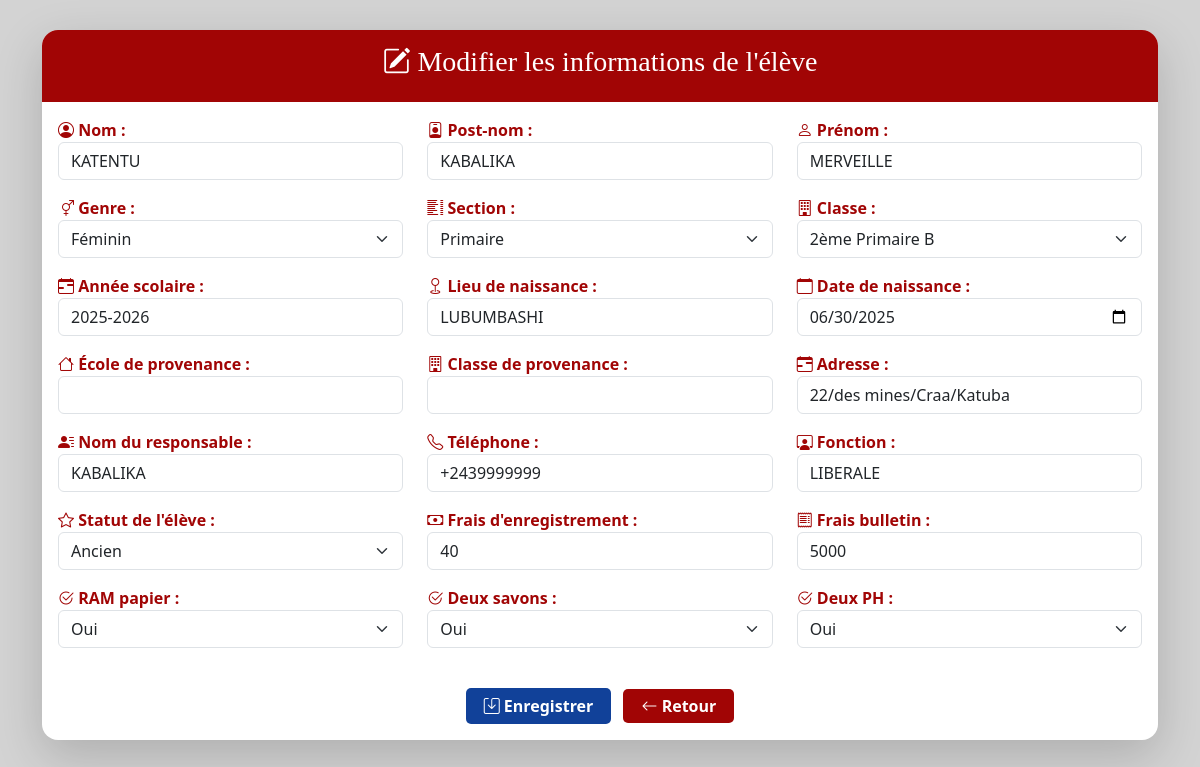
The page /modifier/14 (signed in) on the database as committed earlier.
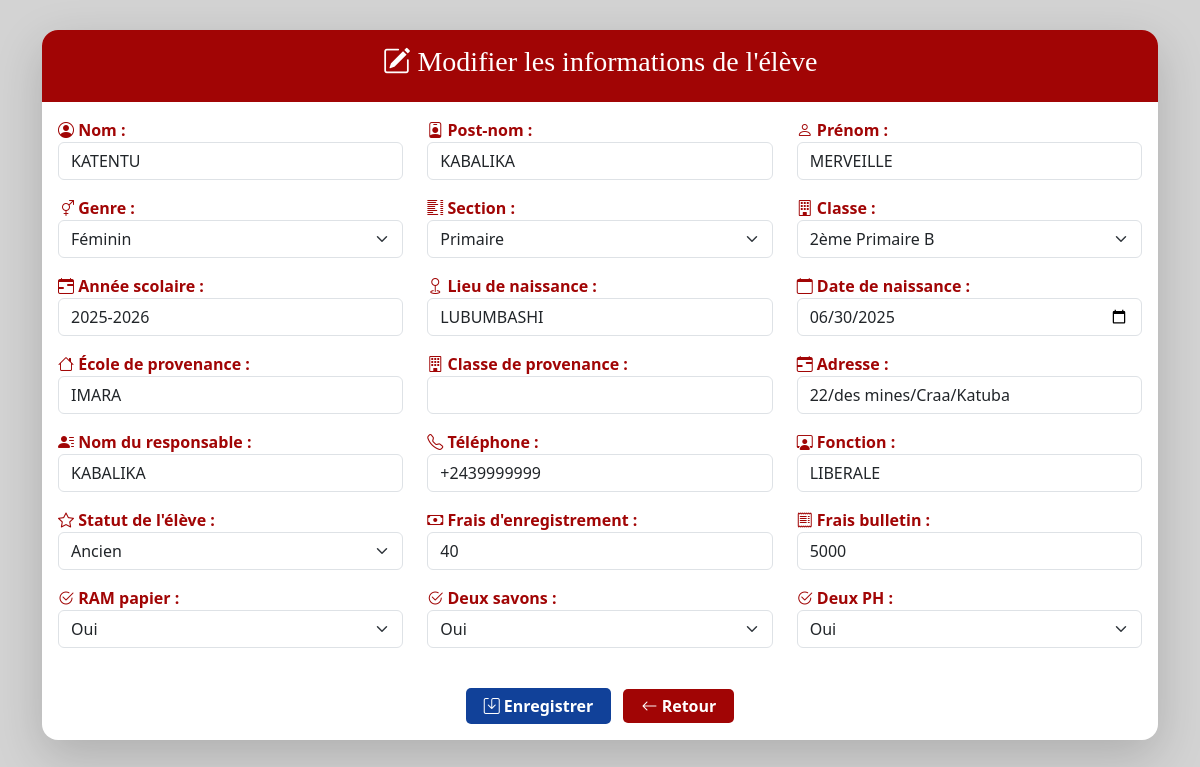
The same page on the database as committed later.
### tables this page shows
CREATE TABLE eleves (id INTEGER PRIMARY KEY AUTOINCREMENT, matricule TEXT, nom TEXT NOT NULL, postnom TEXT NOT NULL, prenom TEXT NOT NULL, genre TEXT NOT NULL, section TEXT NOT NULL, classe TEXT NOT NULL, annee_scolaire TEXT NOT NULL, date_inscription TEXT NOT NULL, lieu_naissance TEXT, date_naissance TEXT, ecole_provenance TEXT, classe_precedente TEXT, responsable TEXT NOT NULL, telephone_responsable TEXT NOT NULL, fonction_responsable TEXT, statut_eleve TEXT, frais_inscription TEXT NOT NULL, ram_papier TEXT, frais_bulletin TEXT, deux_savons TEXT, deux_ph TEXT, fournitures TEXT, adresse TEXT);

### app.py (the view, shortened to what this page needs)
@app.route('/modifier/<int:id>', methods=['GET', 'POST'])
@login_required
def modifier_eleve(id):
    role = session.get('role_utilisateur', '')
    if role == 'lecture':
        flash("Vous n'avez pas les droits pour effectuer cette action.", "danger")
        return redirect(url_for('liste_eleves'))  # Ou vers une page où il peut juste consulter
    conn = sqlite3.connect('ecole.db')
    cursor = conn.cursor()
    cursor.execute("SELECT section FROM eleves WHERE id = ?", (id,))
    resultat = cursor.fetchone()
    if not resultat:
        flash("Élève introuvable", "danger")
        return redirect(url_for('liste_eleves'))
    section_eleve = resultat[0]
    role_utilisateur = session.get('role_utilisateur')
    if role_utilisateur != 'full' and role_utilisateur.lower() != section_eleve.lower():
        flash("Vous n'avez pas l'autorisation de modifier cet élève.", "danger")
        return redirect(url_for('liste_eleves'))
    cursor.execute("SELECT * FROM eleves WHERE id = ?", (id,))
    eleve = cursor.fetchone()
    conn.close()
    if eleve is None:
        return "Élève introuvable.", 404
    return render_template('modifier.html', eleve=eleve)

### app.py (called while the page is built)
def login_required(f):
    @wraps(f)
    def decorated_function(*args, **kwargs):
        if not session.get('connecte'):
            flash("Vous devez être connecté pour accéder à cette page.", "warning")
            return redirect(url_for('connexion'))
        return f(*args, **kwargs)
    return decorated_function

### templates/modifier.html (shortened to what this page needs)
<!DOCTYPE html>
<html lang="fr">
<head>
  <link href="https://cdn.jsdelivr.net/npm/bootstrap@5.3.2/dist/css/bootstrap.min.css" rel="stylesheet">
  <link href="https://cdn.jsdelivr.net/npm/bootstrap-icons@1.10.5/font/bootstrap-icons.css" rel="stylesheet">
</head>
<body>
<div class="container">
  <div class="card shadow-lg rounded-4">
    <div id="titre_modification" style="font-weight:bold !important;">
      <h3><i class="bi bi-pencil-square"></i> Modifier les informations de l'élève</h3>
    </div>
    <div class="card-body">
      <form method="POST" action="{{ url_for('modifier_eleve', id=eleve[0]) }}">
        <div class="row mb-3">
          <div class="col-md-4"><label><i class="bi bi-person-circle"></i> Nom :</label><input name="nom" class="form-control" value="{{ eleve[2] }}" required></div>
          <div class="col-md-4"><label><i class="bi bi-person-badge"></i> Post-nom :</label><input name="postnom" class="form-control" value="{{ eleve[3] }}" required></div>
          <div class="col-md-4"><label><i class="bi bi-person"></i> Prénom :</label><input name="prenom" class="form-control" value="{{ eleve[4] }}" required></div>
        </div>
        <div class="row mb-3">
          <div class="col-md-4">
            <label><i class="bi bi-gender-ambiguous"></i> Genre :</label>
            <select name="genre" class="form-select" required>
              <option value="Féminin" {% if eleve[5] == "Féminin" %}selected{% endif %}>Féminin</option>
            </select>
          </div>
          <div class="col-md-4">
            <label><i class="bi bi-list-columns"></i> Section :</label>
            <select name="section" id="section" class="form-select" required>
              <option value="Primaire" {% if eleve[6] == "Primaire" %}selected{% endif %}>Primaire</option>
            </select>
          </div>
          <div class="col-md-4">
            <label><i class="bi bi-building"></i> Classe :</label>
            <select name="classe" id="classe" class="form-select" required>
              <option value="{{ eleve[7] }}" selected>{{ eleve[7] }}</option>
            </select>
          </div>
        </div>
        <div class="row mb-3">
          <div class="col-md-4"><label><i class="bi bi-calendar-range"></i> Année scolaire :</label><input name="annee_scolaire" class="form-control" value="{{ eleve[8] }}"></div>
          <div class="col-md-4"><label><i class="bi bi-geo"></i> Lieu de naissance :</label><input name="lieu_naissance" class="form-control" value="{{ eleve[10] }}"></div>
          <div class="col-md-4"><label><i class="bi bi-calendar"></i> Date de naissance :</label><input type="date" name="date_naissance" class="form-control" value="{{ eleve[11] }}"></div>
        </div>
        <div class="row mb-3">
          <div class="col-md-4"><label><i class="bi bi-house"></i> École de provenance :</label><input name="ecole_provenance" class="form-control" value="{{ eleve[12] }}"></div>
          <div class="col-md-4"><label><i class="bi bi-building"></i> Classe de provenance :</label><input name="classe_precedente" class="form-control" value="{{ eleve[13] }}"></div>
          <div class="col-md-4"><label><i class="bi bi-calendar-range"></i> Adresse :</label><input name="adresse" class="form-control" value="{{ eleve[24] }}"></div>
        </div>
        <div class="row mb-3">
          <div class="col-md-4"><label><i class="bi bi-person-lines-fill"></i> Nom du responsable :</label><input name="responsable" class="form-control" value="{{ eleve[14] }}" required></div>
          <div class="col-md-4"><label><i class="bi bi-telephone"></i> Téléphone :</label><input name="telephone_responsable" class="form-control" value="{{ eleve[15] }}" required></div>
          <div class="col-md-4"><label><i class="bi bi-person-workspace"></i> Fonction :</label><input name="fonction_responsable" class="form-control" value="{{ eleve[16] }}"></div>
        </div>
        <div class="row mb-3">
          <div class="col-md-4">
            <label><i class="bi bi-star"></i> Statut de l'élève :</label>
            <select name="statut_eleve" id="statut_eleve" class="form-select" required>
              <option value="Ancien" {% if eleve[17] == "Ancien" %}selected{% endif %}>Ancien</option>
            </select>
          </div>
          <div class="col-md-4"><label><i class="bi bi-cash"></i> Frais d'enregistrement :</label><input name="frais_inscription" id="frais_inscription" class="form-control" value="{{ eleve[18] }}"></div>
          <div class="col-md-4"><label><i class="bi bi-receipt"></i> Frais bulletin :</label><input name="frais_bulletin" class="form-control" value="{{ eleve[20] }}"></div>
        </div>
        <div class="row mb-3">
          <div class="col-md-4">
            <label><i class="bi bi-check2-circle"></i> RAM papier :</label>
            <select name="ram_papier" class="form-select">
              <option value="Oui" {% if eleve[19] == "Oui" %}selected{% endif %}>Oui</option>
            </select>
          </div>
          <div class="col-md-4">
            <label><i class="bi bi-check2-circle"></i> Deux savons :</label>
            <select name="deux_savons" class="form-select">
              <option value="Oui" {% if eleve[22] == "Oui" %}selected{% endif %}>Oui</option>
            </select>
          </div>
          <div class="col-md-4">
            <label><i class="bi bi-check2-circle"></i> Deux PH :</label>
            <select name="deux_ph" class="form-select">
              <option value="Oui" {% if eleve[23] == "Oui" %}selected{% endif %}>Oui</option>
            </select>
          </div>
        </div>
        <div class="text-center mt-4">
          <button type="submit" class="btn-enregistrer"><i class="bi bi-save"></i> Enregistrer</button>
          <a href="{{ url_for('liste_eleves') }}" class="btn-retour ms-2"><i class="bi bi-arrow-left"></i> Retour</a>
        </div>
      </form>
    </div>
  </div>
</div>
</body>
</html>

### templates/modifier.html (style rules this page uses)
body { background: #d3d3d3; color: white; padding-top: 30px; min-height: 100vh; }
.card { border: none; background-color: white; color: black; }
#titre_modification { background-color: #a10505; color: white; padding: 15px; border-top-left-radius: 1rem; border-top-right-radius: 1rem; text-align: center; position: sticky; top: 0; z-index: 100; font-family: serif; }
label { font-weight: bold; color: #a10505; }
.btn-enregistrer { background-color: #114199; color: white; border: none; padding: 6px 18px; border-radius: 5px; font-size: 1rem; font-weight: bold; }
.btn-retour { background-color: #a10505; color: white; font-weight: bold; border-radius: 5px; padding: 6px 18px; border: none; text-decoration: none; }

Rows that differ between the two databases and show on the page:
changed eleves "KATENTU": ecole_provenance (not shown) → "IMARA"
